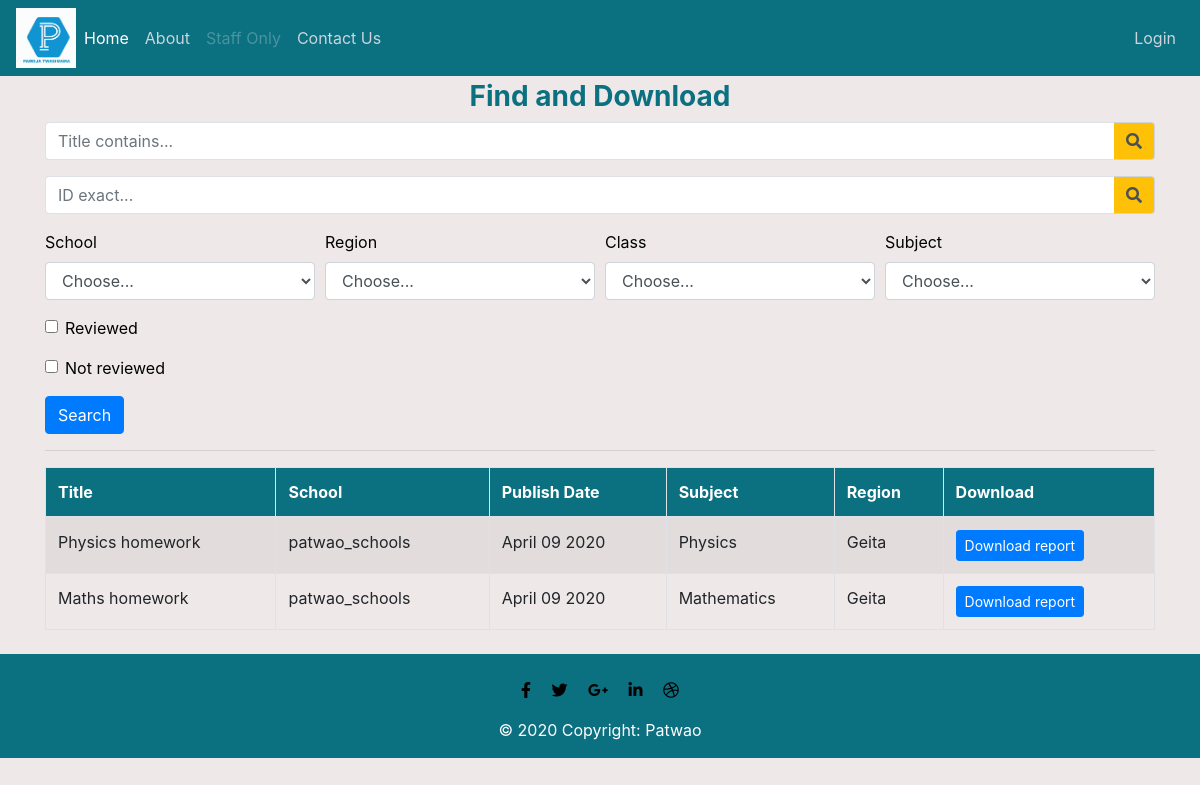
The page / on the database its author committed.
### Report/models.py (models this page shows, shortened)
class Report(models.Model):
    title = models.CharField(max_length=120)
    author = models.ForeignKey(User, on_delete=models.CASCADE)
    categories = models.ManyToManyField(Category)
    subjects = models.ManyToManyField(Subject)
    regions = models.ManyToManyField(Region)
    schools = models.ManyToManyField(School)
    publish_date = models.DateTimeField(auto_now_add=True)
    views = models.IntegerField(default=0)
    reviewed = models.BooleanField(default=False)
    report= models.FileField(upload_to='media/reports', max_length=100)

class Subject(models.Model):
    name = models.CharField(max_length=20)
    def __str__(self):
        return self.name

class Region(models.Model):
    name = models.CharField(max_length=20)
    def __str__(self):
        return self.name

### Report/views.py (the view)
# urls.py: path('', views.home,name='website-home'),
def home(request):
        qs = Report.objects.all().order_by('-publish_date')
        categories = Category.objects.all()
        subjects = Subject.objects.all()
        regions = Region.objects.all()
        schools = School.objects.all()
        title_contains_query = request.GET.get('title_contains')
        id_exact_query = request.GET.get('id_exact')
        title_or_author_query = request.GET.get('title_or_author')
        view_count_min = request.GET.get('view_count_min')
        view_count_max = request.GET.get('view_count_max')
        date_min = request.GET.get('date_min')
        date_max = request.GET.get('date_max')
        category = request.GET.get('category')
        subject = request.GET.get('subject')
        region = request.GET.get('region')
        school = request.GET.get('school')
        reviewed = request.GET.get('reviewed')
        not_reviewed = request.GET.get('notReviewed')
        if is_valid_queryparam(title_contains_query):
                qs = qs.filter(title__icontains=title_contains_query)
        elif is_valid_queryparam(id_exact_query):
                qs = qs.filter(id=id_exact_query)
        elif is_valid_queryparam(title_or_author_query):
                qs = qs.filter(Q(title__icontains=title_or_author_query)
                | Q(author__name__icontains=title_or_author_query)
                ).distinct()
        if is_valid_queryparam(view_count_min):
                qs = qs.filter(views__gte=view_count_min)
        if is_valid_queryparam(view_count_max):
                qs = qs.filter(views__lt=view_count_max)
        if is_valid_queryparam(date_min):
                qs = qs.filter(publish_date__gte=date_min)
        if is_valid_queryparam(date_max):
                qs = qs.filter(publish_date__lt=date_max)
        if is_valid_queryparam(category) and category != 'Choose...':
                qs = qs.filter(categories__name=category)
        if is_valid_queryparam(subject) and subject != 'Choose...':
                qs = qs.filter(subjects__name=subject)
        if is_valid_queryparam(region) and region != 'Choose...':
                qs = qs.filter(regions__name=region)
        if is_valid_queryparam(school) and school != 'Choose...':
                qs = qs.filter(schools__name=school)
        if reviewed == 'on':
                qs = qs.filter(reviewed=True)
        elif not_reviewed == 'on':
                qs = qs.filter(reviewed=False)
        context = {
                'queryset' : qs,
                'categories' : categories,
                'subjects' : subjects,
                'regions' : regions,
                'schools' : schools
        }
        return render(request, 'Report/home.html', context)

### Report/models.py (called while the page is built)
    def __str__(self):
        return self.name

    def __str__(self):
        return self.name

### Report/views.py (called while the page is built)
def is_valid_queryparam(param):
        return param != '' and param is not None

### Report/templates/Report/home.html (shortened to what this page needs)
{% extends "Report/base.html" %}
{% block content %}
<main role="main" class="container">
<h3 style="color: rgb(11, 112, 128);text-align: center; font-weight: bold;">Find and Download</h3>
     <form method="GET" action=".">
        <div class="form-row">
            <div class="form-group col-12">
                <div class="input-group">
                    <input class="form-control py-2 border-right-0 border" type="search" name="title_contains" placeholder="Title contains..." />
                    <span class="input-group-append">
                        <div class="input-group-text bg-warning">
                            <i class="fa fa-search"></i>
                        </div>
                    </span>
                </div>
            </div>
        </div>
        <div class="form-row">
            <div class="form-group col-12">
                <div class="input-group">
                    <input class="form-control py-2 border-right-0 border" type="search" name="id_exact" placeholder="ID exact..." />
                    <span class="input-group-append">
                        <div class="input-group-text bg-warning">
                            <i class="fa fa-search"></i>
                        </div>
                    </span>
                </div>
            </div>
        </div>
        <div class="form-row">
          <div class="form-group col-md-3">
            <label for="school">School</label>
            <select id="school" class="form-control" name="school">
              <option selected>Choose...</option>
            </select>
          </div>
          <div class="form-group col-md-3">
            <label for="region">Region</label>
            <select id="region" class="form-control" name="region">
              <option selected>Choose...</option>
            </select>
          </div>
          <div class="form-group col-md-3">
            <label for="category">Class</label>
            <select id="category" class="form-control" name="category">
              <option selected>Choose...</option>
            </select>
          </div>
          <div class="form-group col-md-3">
            <label for="subject">Subject</label>
            <select id="subject" class="form-control" name="subject">
              <option selected>Choose...</option>
            </select>
          </div>
        </div>
        <div class="form-group">
          <div class="form-check">
            <input class="form-check-input" type="checkbox" id="reviewed" name="reviewed">
            <label class="form-check-label" for="reviewed">
              Reviewed
            </label>
          </div>
        </div>
        <div class="form-group">
          <div class="form-check">
            <input class="form-check-input" type="checkbox" id="notReviewed" name="notReviewed">
            <label class="form-check-label" for="notReviewed">
              Not reviewed
            </label>
          </div>
        </div>
        <button type="submit" class="btn btn-primary">Search</button>
      </form>
      <hr />
<div class="table-wrapper-scroll-y my-custom-scrollbar">
<div class="table-responsive">
<table class="table table-bordered table-striped mb-0 table-hover">
  <thead class="thead-indigo text-white">
        <tr>
                <th>Title</th>
                <th>School</th>
                <th>Publish Date</th>
                <th>Subject</th>
                <th>Region</th>
                <th>Download</th>
        </tr>
        </thead>
        <tbody>
          {% for report in queryset %}
            <tr>
                <td>{{ report.title }}</td>
                <td>
              <a class='mr-2'>{{ report.author }}</a>
              </td>
              <td>{{ report.publish_date|date:"F d Y" }}</td>
              {% for sub in report.subjects.all %}
              <td>{{ sub.name }}</td>
              {% endfor %}
              {% for reg in report.regions.all %}
              <td>{{ reg.name }}</td>
              {% endfor %}
              <td>
              <a href='{{ report.report.url }}' class='btn btn-primary btn-sm' target='_blank'>
                Download report
                </a>
                </td>
            </tr>
          {% endfor %}
        </tbody>
        </table>
</div>
      </div>
    </main>
{% endblock %}

### Report/static/Report/main.css (style rules this page uses)
body { background: rgb(131, 123, 123); color: #000000; margin-top: 5rem; }
h1, h2, h3, h4, h5, h6 { color: #444444; }

### Report/templates/Report/base.html (style rules this page uses)
body { background: rgb(131, 123, 123); color: #000000; margin-top: 5rem; }
h1, h2, h3, h4, h5, h6 { color: #444444; }
.thead-indigo { background-color: rgb(11, 112, 128); }

### rows shown on the page
Report: title "Physics homework", author "patwao_schools", publish_date "April 09 2020"
Subject: name "Physics"
Region: name "Geita"
Report: title "Maths homework", author "patwao_schools", publish_date "April 09 2020"
Subject: name "Mathematics"
